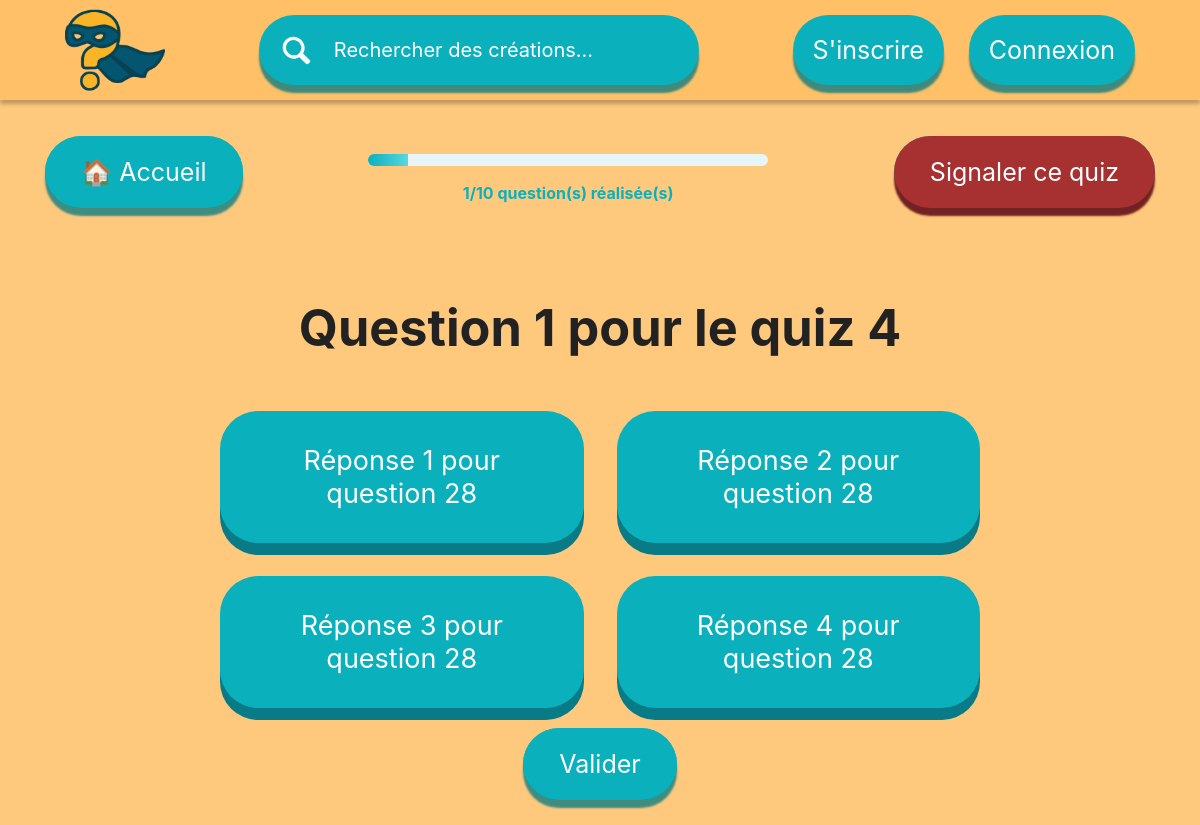
The app's page /?page=standard&id=4, older data.
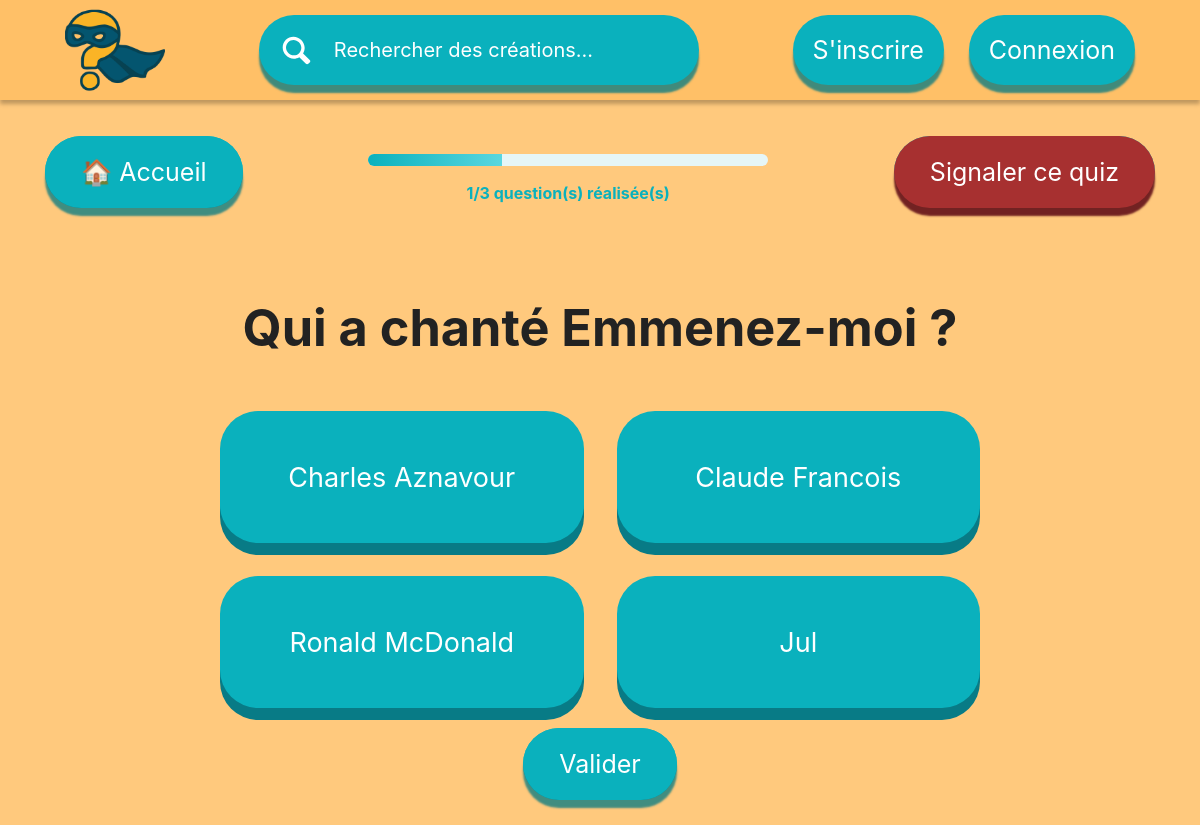
The same page, newer data.
### tables this page shows
CREATE TABLE Question(
                id INTEGER PRIMARY KEY AUTOINCREMENT,
                numeroQuiz INTEGER,
                quiz_id INTEGER NOT NULL,
                question TEXT NOT NULL,
                FOREIGN KEY (quiz_id) REFERENCES quiz(id) ON DELETE CASCADE
            );

CREATE TABLE Reponse(
                id INTEGER PRIMARY KEY AUTOINCREMENT,
                question_id INTEGER,
                reponse TEXT NOT NULL,
                estCorrecte BOOLEAN,
                FOREIGN KEY (question_id) REFERENCES Question(id) ON DELETE CASCADE
            );

### src/controllers/QuizController.php (called while the page is built, shortened)
<?php
require_once ROOT . '/src/models/QuizModel.php';
require_once ROOT . '/config/config.php';
class QuizController
{
    private QuizModel $model;
    public function __construct()
    {
        $this->db = getDbConnection();
        $this->model = new QuizModel($this->db);
    }
    public function showQuiz(int $quizId, ?int $idQuestion = 1, bool $showAnswer = false)
    {
        $max = $this->model->getMaxNbQuestion($quizId);
        $question = $this->model->getQuestion($quizId, $idQuestion);
        $reponse  = $this->model->getReponses($question['id']);
        require ROOT . '/src/views/quiz/show.php';
    }
}

### src/models/QuizModel.php (called while the page is built, shortened)
<?php
class QuizModel
{
    private $db;
    public function __construct($db)
    {
        $this->db = $db;
    }
    public function getMaxNbQuestion(int $quizId): int
    {
        $stmt = $this->db->prepare("
        SELECT MAX(numeroQuiz) AS maxi
        FROM question
        WHERE quiz_id = ?
    ");
        $stmt->execute([$quizId]);
        $row = $stmt->fetch(PDO::FETCH_ASSOC);
        return intval($row['maxi']);
    }
    public function getQuestion(int $idQuiz, ?int $idQuestion = null): array|false
    {
        $stmt = $this->db->prepare("
        SELECT *
        FROM question
        WHERE quiz_id = ? AND numeroquiz = ?
    ");
        $stmt->execute([$idQuiz, $idQuestion]);
        return $stmt->fetch(PDO::FETCH_ASSOC) ?: false;
    }
    public function getReponses(int $idQuestion): array|false
    {
        $stmt = $this->db->prepare("SELECT * FROM reponse WHERE question_id = ?");
        $stmt->execute([$idQuestion]);
        return $stmt->fetchAll(PDO::FETCH_ASSOC);
    }
}

### config/config.php (called while the page is built, shortened)
<?php
function getDbConnection()
{
    try {
        $conn = new PDO("sqlite:" . ROOT . "/database/database.db");
        $conn->setAttribute(PDO::ATTR_ERRMODE, PDO::ERRMODE_EXCEPTION);
        $conn->setAttribute(PDO::ATTR_TIMEOUT, 5000);
        $conn->exec("PRAGMA journal_mode = WAL");
    } catch (PDOException $e) {
        die("Connection failed: " . $e->getMessage());
    } catch (Exception $e) {
        die("Error: " . $e->getMessage());
    }
    return $conn;
}

### src/views/quiz/show.php (the view, shortened to what the changed rows need)
<?php
require_once '../src/views/partials/header.php';
?>
<div class="quiz-réalisation">
    <div class="buttonAction">
        <?php if (!isset($_GET['test']) && ($idQuestion <= $max)): ?>
            <div class="progression">
                <progress class="progress-container" value="<?= $idQuestion ?>" max="<?= $max ?>"></progress>
                <p><?= $idQuestion ?>/<?= $max ?> question(s) réalisée(s)</p>
            </div>
        <?php endif; ?>
    </div>
    <?php if (empty($question)) : ?>
        <div class="question fin-quiz">
            <h2>🎉 Félicitations !</h2>
            <p class="fin">Vous avez terminé le quiz.</p>
            <?php if ($_GET['page'] === 'standard') : ?>
                <div class="actions-fin">
                    <button class="button" onclick="window.location.href='?page=pageInterQuiz&id=<?= $quizId ?>&type=standard'"><span></span>
                        <p>Recommencer le quiz</p>
                    </button>
                    <button class="button" onclick="window.location.href='?page=catalogue'"><span></span>
                        <p>Voir d’autres quiz</p>
                    </button>
                    <button class="button" onclick="window.location.href='?page=home'"><span></span>
                        <p>Retour à l’accueil</p>
                    </button>
                </div>
                <p class="fin">Vous avez aimé le quiz ? N'hésiter pas à le noter : </p>
                <div class="quiz-reactions">
                    <?php if (isset($_SESSION['id'])) : ?>
                        <?php if (!$hasDisliked) : ?>
                            <form method="POST" action="?page=standard&id=<?= $quizId ?>&idQuestion=<?= $idQuestion ?>">
                                <button type="submit"
                                    name="reaction"
                                    value="like"
                                    class="like"
                                    id=<?= $hasDisliked ? 'disabled' : '' ?>>
                                    👍 <?= htmlspecialchars($reactions['nbjaime'] ?? 0) ?>
                                </button>
                                <input type="hidden" name="idQuestion" value=<?= $idQuestion ?>>
                            </form>
                        <?php endif; ?>
                        <?php if ($hasDisliked) : ?>
                            <button type=<?= $hasDisliked ? '' : 'submit' ?>
                                name="reaction"
                                value="like"
                                class="like"
                                id=<?= $hasDisliked ? 'disabled' : '' ?>>
                                👍 <?= htmlspecialchars($reactions['nbjaime'] ?? 0) ?>
                            </button>
                        <?php endif; ?>
                        <?php if (!$hasLiked) : ?>
                            <form method="POST" action="?page=standard&id=<?= $quizId ?>&idQuestion=<?= $idQuestion ?>">
                                <button type='submit'
                                    name="reaction"
                                    value="dislike"
                                    class="dislike"
                                    id=<?= $hasLiked ? 'disabled' : '' ?>>
                                    👎 <?= htmlspecialchars($reactions['nbjaimepas'] ?? 0) ?>
                                </button>
                                <input type="hidden" name="idQuestion" value=<?= $idQuestion ?>>
                            <?php endif; ?>
                            <?php if ($hasLiked) : ?>
                                <button type='submit'
                                    name="reaction"
                                    value="dislike"
                                    class="dislike"
                                    id=<?= $hasLiked ? 'disabled' : '' ?>>
                                    👎 <?= htmlspecialchars($reactions['nbjaimepas'] ?? 0) ?>
                                </button>
                            <?php endif; ?>
                            </form>
                        <?php else : ?>
                            <p>
                                Pour débloquer cette fonctionnalité
                                <a href="?page=log&typelog=connection">Connectez-vous</a> d'abord
                            </p>
                        <?php endif; ?>
                </div>
        </div>
    <?php endif; ?>
</div>
<?php else : ?>
    <div class="question">
        <h2><?= htmlspecialchars($question['question']) ?></h2>
        <div class="ensemble-réponse">
            <?php $oddClass = (count($reponse) % 2 !== 0) ? ' odd' : ''; ?>
            <?php $isTest = ($_GET['page'] === 'test'); ?>
            <form method="<?= $isTest ? 'post' : 'get' ?>" id="quizForm" class="<?= $oddClass ?>">
                <?php foreach ($reponse as $rep): ?>
                    <?php
                    $inputId   = "rep_" . $rep['id'];
                    ?>
                    <div class="réponse">
                        <?php
                        $labelClass = '';
                        ?>
                        <label for="<?= $inputId ?>" class="<?= $labelClass ?>">
                            <?= htmlspecialchars($rep['reponse']) ?>
                        </label>
                    </div>
                <?php endforeach; ?>
            </form>
        </div>
        <div class="bouton-container">
            <?php if (!isset($_GET['test'])): ?>
                <?php if (!$showAnswer && !$isTest): ?>
                    <button class="button" type="submit" form="quizForm">
                        <span></span>
                        <p>Valider</p>
                    </button>
                <?php endif; ?>
            <?php endif; ?>
        </div>
    </div>
<?php endif; ?>
</div>
</body>
</html>

Row changes from the older to the newer data that the page shows:
removed question: question "Question 1 pour le quiz 4"
removed reponse: reponse "Réponse 1 pour question 28"
removed reponse: reponse "Réponse 2 pour question 28"
removed reponse: reponse "Réponse 3 pour question 28"
removed reponse: reponse "Réponse 4 pour question 28"
now on this page (row edited): question: question "Qui a chanté Emmenez-moi ?"
now on this page (row edited): reponse: reponse "Charles Aznavour"
now on this page (row edited): reponse: reponse "Claude Francois"
now on this page (row edited): reponse: reponse "Ronald McDonald"
now on this page (row edited): reponse: reponse "Jul"
Text that changed along with them:
$max: "10" → "3"
